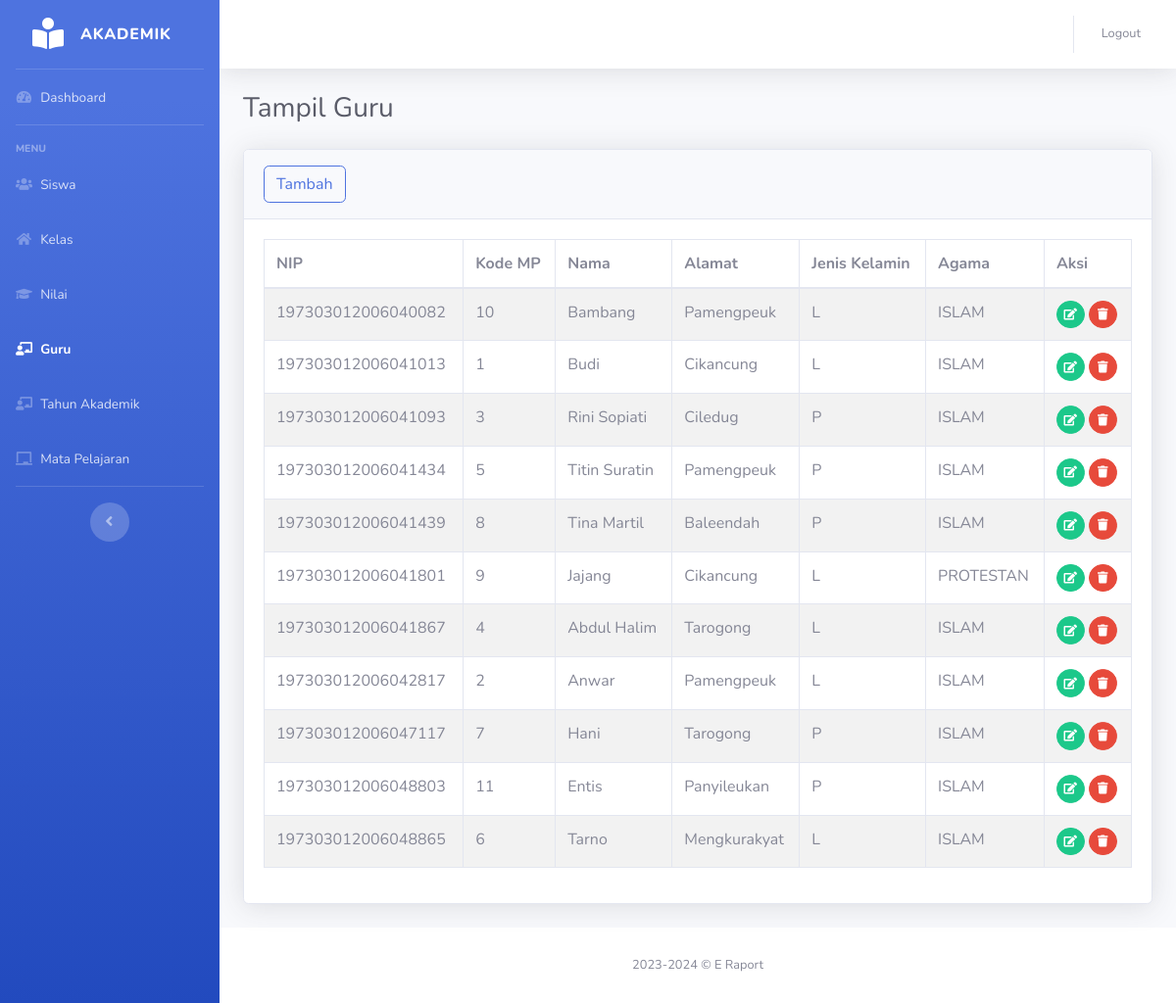
Page /guru/guru.php on the earlier database version.
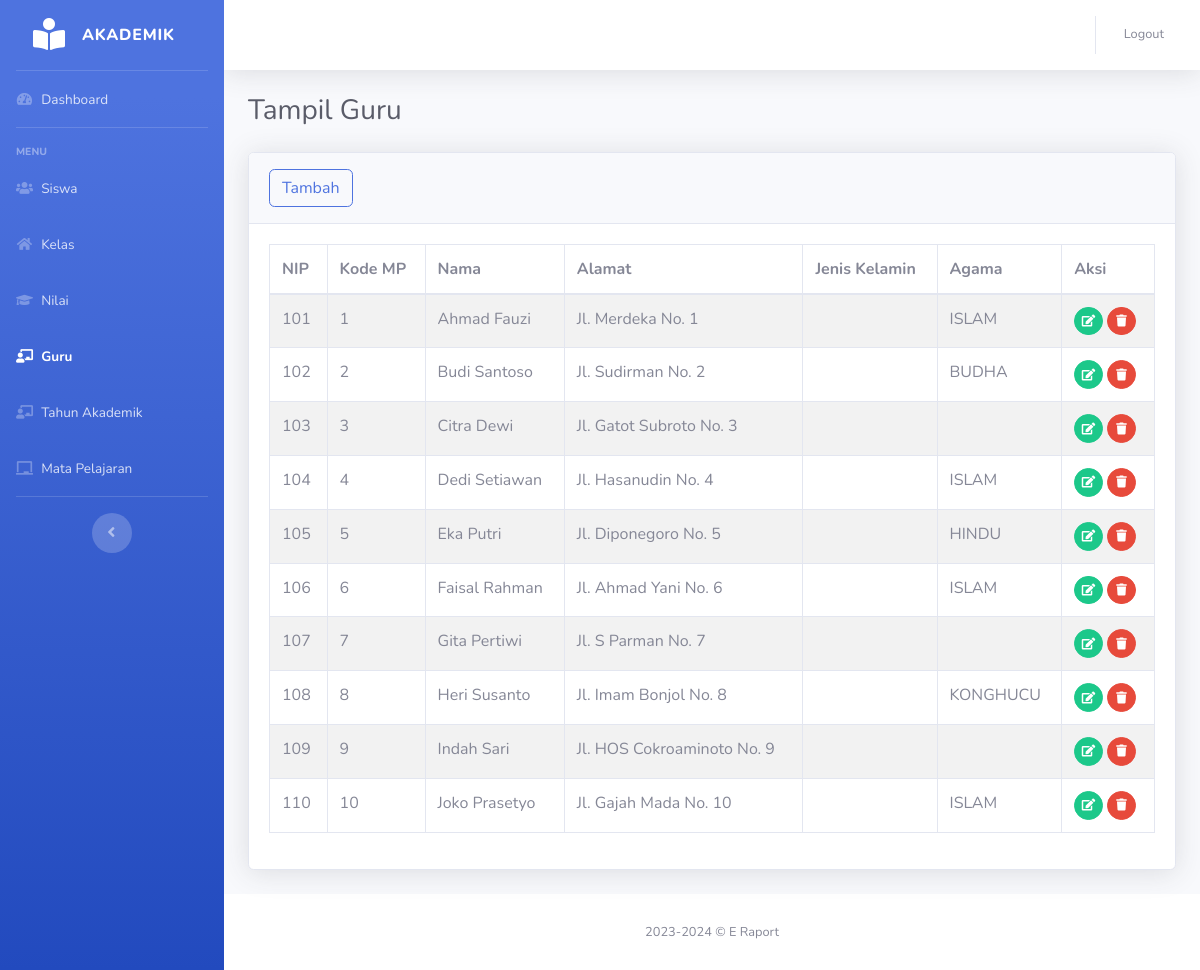
Same page on the later database version.
### tables this page shows
CREATE TABLE `guru` (
  `nip` varchar(18) NOT NULL,
  `kd_mp` int(11) DEFAULT NULL,
  `nama_guru` varchar(30) DEFAULT NULL,
  `alamat` varchar(30) DEFAULT NULL,
  `jenis_kelamin` enum('L','P') DEFAULT NULL,
  `agama` enum('ISLAM','PROTESTAN','KATHOLIK','HINDU','BUDHA','KONGHUCU','LAINNYA') DEFAULT NULL
);

### guru/guru.php (the view, shortened to what this page needs)
<!DOCTYPE html>
<html lang="en">
<head>
    <link href="../assets/vendor/fontawesome-free/css/all.min.css" rel="stylesheet" type="text/css">
    <link href="../assets/css/sb-admin-2.min.css" rel="stylesheet">
    <link href="../assets/vendor/datatables/dataTables.bootstrap4.min.css" rel="stylesheet">
</head>
<body id="page-top">
    <div id="wrapper">
       <?php include_once("../layout/sidebar.php") ?>
        <div id="content-wrapper" class="d-flex flex-column">
            <div id="content">
            <?php include_once("../layout/topbar.php") ?>
                <div class="container-fluid">
                    <h1 class="h3 mb-4 text-gray-800">Tampil Guru</h1>
                    <div class="card shadow mb-4">
                        <div class="card-header py-3">
                            <a href="guru-tambah.php"><button type="button" class="btn btn-outline-primary rounded">Tambah</button></a>
                        </div>
                        <div class="card-body">
                            <?php
                            $db=dbConnect();
                            if($db->connect_errno==0){
                            $sql="SELECT * FROM guru";
                            $res=$db->query($sql);
                            if($res){
                            ?>
                            <div class="table-responsive">
                                <table class="table table-bordered table-striped" id="dataTable" width="100%" cellspacing="0">
                                    <thead>
                                        <tr>
                                            <th>NIP</th>
                                            <th>Kode MP</th>
                                            <th>Nama</th>
                                            <th>Alamat</th>
                                            <th>Jenis Kelamin</th>
                                            <th>Agama</th>
                                            <th>Aksi</th>
                                        </tr>
                                    </thead>
                                    <tbody>
                                        <?php
                                        $data = $res->fetch_all(MYSQLI_ASSOC);
                                        foreach($data as $row){
                                        ?>
                                        <tr>
                                            <td><?php echo $row['nip']; ?></td>
                                            <td><?php echo $row['kd_mp']; ?></td>
                                            <td><?php echo $row['nama_guru']; ?></td>
                                            <td><?php echo $row['alamat'];?></td>
                                            <td><?php echo $row['jenis_kelamin']; ?></td>
                                            <td><?php echo $row['agama']; ?></td>
                                            <td>
                                                <a href="guru-edit.php?nip=<?= $row['nip']?>" class="btn btn-success btn-circle btn-sm">
                                                <i class="fas fa-edit"></i>
                                                </a>
                                                <a href="guru-hapus.php?nip=<?= $row['nip'];?>" class="btn btn-danger btn-circle btn-sm hapus">
                                                <i class="fas fa-trash"></i>
                                                </a>
                                            </td>
                                        </tr>
                                            <?php
                                    }
                                    ?>
                                    </tbody>
                                </table>
                                	<?php
	}else
		echo "Gagal Eksekusi SQL".(DEVELOPMENT?" : ".$db->error:"")."<br>";
}
else
	echo "Gagal koneksi".(DEVELOPMENT?" : ".$db->connect_error:"")."<br>";
?>
                            </div>
                        </div>
                </div>
            </div>
            <?php include_once("../layout/footer.php") ?>
        </div>
    </div>
</body>
</html>

Differences in the rows shown:
removed guru: nip "197303012006040082", kd_mp "10", nama_guru "Bambang", alamat "Pamengpeuk", jenis_kelamin "L", agama "ISLAM"
removed guru: nip "197303012006041013", kd_mp "1", nama_guru "Budi", alamat "Cikancung", jenis_kelamin "L", agama "ISLAM"
removed guru: nip "197303012006041093", kd_mp "3", nama_guru "Rini Sopiati", alamat "Ciledug", jenis_kelamin "P", agama "ISLAM"
removed guru: nip "197303012006041434", kd_mp "5", nama_guru "Titin Suratin", alamat "Pamengpeuk", jenis_kelamin "P", agama "ISLAM"
removed guru: nip "197303012006041439", kd_mp "8", nama_guru "Tina Martil", alamat "Baleendah", jenis_kelamin "P", agama "ISLAM"
removed guru: nip "197303012006041801", kd_mp "9", nama_guru "Jajang", alamat "Cikancung", jenis_kelamin "L", agama "PROTESTAN"
removed guru: nip "197303012006041867", kd_mp "4", nama_guru "Abdul Halim", alamat "Tarogong", jenis_kelamin "L", agama "ISLAM"
removed guru: nip "197303012006042817", kd_mp "2", nama_guru "Anwar", alamat "Pamengpeuk", jenis_kelamin "L", agama "ISLAM"
removed guru: nip "197303012006047117", kd_mp "7", nama_guru "Hani", alamat "Tarogong", jenis_kelamin "P", agama "ISLAM"
removed guru: nip "197303012006048803", kd_mp "11", nama_guru "Entis", alamat "Panyileukan", jenis_kelamin "P", agama "ISLAM"
removed guru: nip "197303012006048865", kd_mp "6", nama_guru "Tarno", alamat "Mengkurakyat", jenis_kelamin "L", agama "ISLAM"
added guru: nip "101", kd_mp "1", nama_guru "Ahmad Fauzi", alamat "Jl. Merdeka No. 1", agama "ISLAM"
added guru: nip "102", kd_mp "2", nama_guru "Budi Santoso", alamat "Jl. Sudirman No. 2", agama "BUDHA"
added guru: nip "103", kd_mp "3", nama_guru "Citra Dewi", alamat "Jl. Gatot Subroto No. 3"
added guru: nip "104", kd_mp "4", nama_guru "Dedi Setiawan", alamat "Jl. Hasanudin No. 4", agama "ISLAM"
added guru: nip "105", kd_mp "5", nama_guru "Eka Putri", alamat "Jl. Diponegoro No. 5", agama "HINDU"
added guru: nip "106", kd_mp "6", nama_guru "Faisal Rahman", alamat "Jl. Ahmad Yani No. 6", agama "ISLAM"
added guru: nip "107", kd_mp "7", nama_guru "Gita Pertiwi", alamat "Jl. S Parman No. 7"
added guru: nip "108", kd_mp "8", nama_guru "Heri Susanto", alamat "Jl. Imam Bonjol No. 8", agama "KONGHUCU"
added guru: nip "109", kd_mp "9", nama_guru "Indah Sari", alamat "Jl. HOS Cokroaminoto No. 9"
added guru: nip "110", kd_mp "10", nama_guru "Joko Prasetyo", alamat "Jl. Gajah Mada No. 10", agama "ISLAM"
